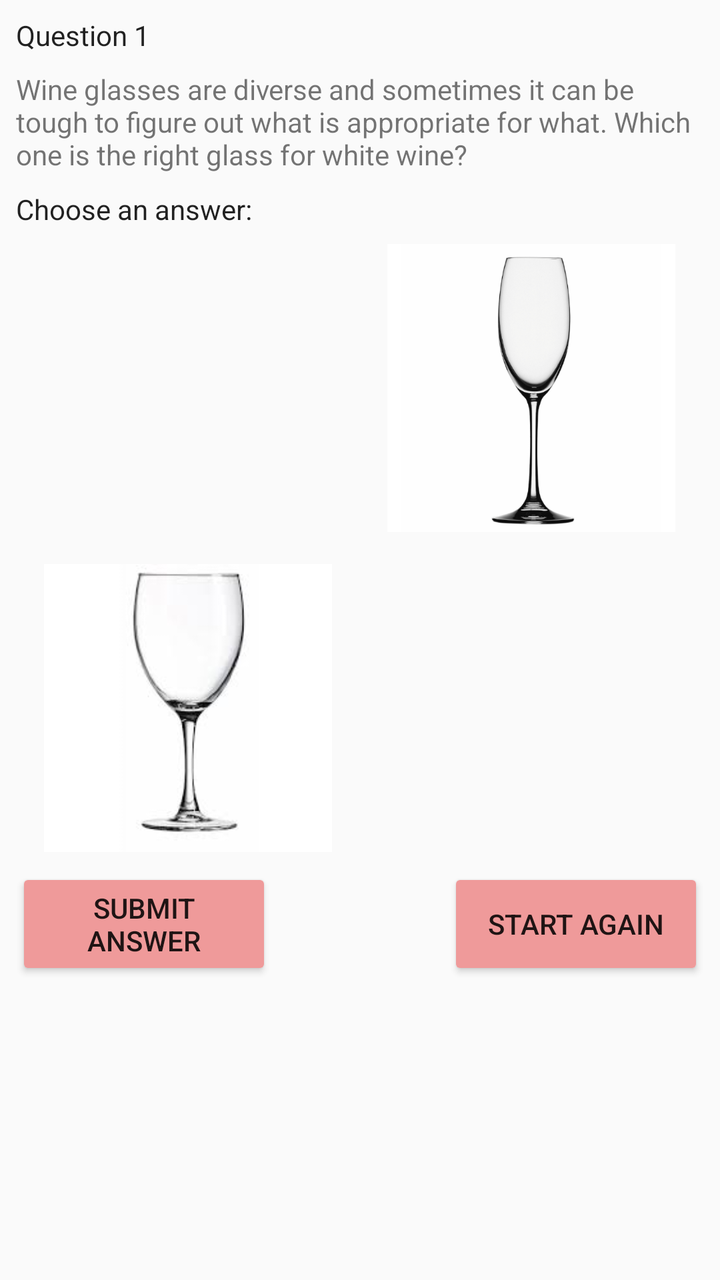
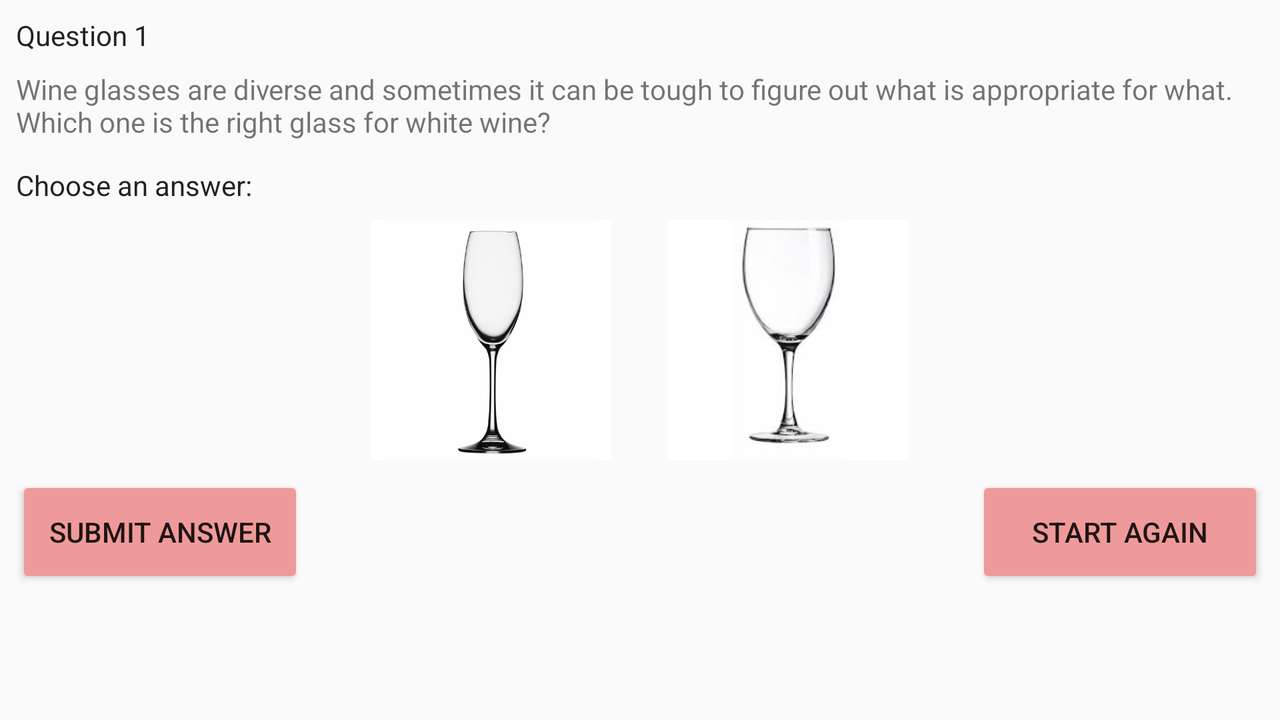

First picture: res/layout/ on a phone held upright. Second picture: the repository's own variant of that layout, on a device whose configuration matches the variant's folder. Source for both follows.
<!-- AndroidManifest.xml: application theme AppTheme -->
<!-- res/layout/activity_layout_type_01.xml -->
<?xml version="1.0" encoding="utf-8"?>
<ScrollView xmlns:android="http://schemas.android.com/apk/res/android"
    xmlns:tools="http://schemas.android.com/tools"
    android:id="@+id/activity_layout_type_01"
    android:layout_width="match_parent"
    android:layout_height="match_parent"
    android:orientation="vertical"
    android:paddingBottom="@dimen/activity_vertical_margin"
    android:paddingLeft="@dimen/activity_horizontal_margin"
    android:paddingRight="@dimen/activity_horizontal_margin"
    android:paddingTop="@dimen/activity_vertical_margin"
    tools:context="com.example.android.winequiz.Question_01">

    <LinearLayout
        android:layout_width="match_parent"
        android:layout_height="wrap_content"
        android:orientation="vertical">

        <TextView
            android:id="@+id/questionNumber_Layout_type_01"
            style="@style/TextViewStyle"
            android:text="@string/question_01" />

        <TextView
            android:id="@+id/questionText_Layout_type_01"
            style="@style/QuestionTextViewStyle"
            android:text="@string/question_01_text" />

        <TextView
            android:id="@+id/answer_Layout_type_01"
            style="@style/TextViewStyle"
            android:text="@string/chooseAnswer" />

        <LinearLayout
            android:layout_width="match_parent"
            android:layout_height="wrap_content"
            android:orientation="horizontal">

            <View style="@style/EmptyViewStyle" />

            <ImageButton
                android:id="@+id/answerOptionA_Layout_type_01"
                style="@style/ImageButtonStyle_01"
                android:layout_marginBottom="@dimen/answerButtonMargin_01"
                android:background="@drawable/image_button_state_list"
                android:onClick="selectAnswerOption" />

            <View style="@style/EmptyViewStyle.2" />

            <ImageButton
                android:id="@+id/answerOptionB_Layout_type_01"
                style="@style/ImageButtonStyle_01"
                android:layout_marginBottom="@dimen/answerButtonMargin_01"
                android:background="@drawable/question_01_answer_pict_02"
                android:onClick="selectAnswerOption" />

            <View style="@style/EmptyViewStyle" />

        </LinearLayout>

        <LinearLayout
            android:layout_width="match_parent"
            android:layout_height="wrap_content"
            android:orientation="horizontal">

            <View style="@style/EmptyViewStyle" />

            <ImageButton
                android:id="@+id/answerOptionC_Layout_type_01"
                style="@style/ImageButtonStyle_01"
                android:background="@drawable/question_01_answer_pict_03"
                android:onClick="selectAnswerOption" />

            <View style="@style/EmptyViewStyle.2" />

            <ImageButton
                android:id="@+id/answerOptionD_Layout_type_01"
                style="@style/ImageButtonStyle_01"
                android:background="@drawable/question_01_answer_pict_04"
                android:onClick="selectAnswerOption" />

            <View style="@style/EmptyViewStyle" />

        </LinearLayout>

        <RelativeLayout
            android:layout_width="match_parent"
            android:layout_height="wrap_content">

            <Button
                android:id="@+id/goToStartButton_Layout_type_01"
                style="@style/ButtonStyle_01"
                android:layout_alignParentBottom="true"
                android:layout_alignParentRight="true"
                android:layout_marginTop="@dimen/space_between_textViews"
                android:onClick="goToStartOfApp"
                android:text="@string/buttonGoToStart" />

            <Button
                android:id="@+id/submitButton_Layout_type_01"
                style="@style/ButtonStyle_01"
                android:layout_alignParentBottom="true"
                android:layout_alignParentLeft="true"
                android:layout_marginTop="@dimen/space_between_textViews"
                android:onClick="changeQuestion"
                android:text="@string/buttonTextSubmitAnswer" />

        </RelativeLayout>
    </LinearLayout>
</ScrollView>
<!-- resources referenced by this layout -->
<resources>
  <dimen name="activity_horizontal_margin">8dp</dimen>
  <dimen name="activity_vertical_margin">8dp</dimen>
  <dimen name="answerButtonMargin_01">16dp</dimen>
  <dimen name="space_between_textViews">8dp</dimen>
  <!-- drawable image_button_state_list (drawable) -->
  <?xml version="1.0" encoding="utf-8"?>
  <selector xmlns:android="http://schemas.android.com/apk/res/android">
      <item android:drawable="@drawable/question_01_answer_pict_01_pressed"
          android:state_pressed="true"/>
      <item android:drawable="@drawable/question_01_answer_pict_01"/>
  
      <item android:drawable="@drawable/question_01_answer_pict_02_pressed"
          android:state_pressed="true"/>
      <item android:drawable="@drawable/question_01_answer_pict_02"/>
  
      <item android:drawable="@drawable/question_01_answer_pict_03_pressed"
          android:state_pressed="true"/>
      <item android:drawable="@drawable/question_01_answer_pict_03"/>
  
      <item android:drawable="@drawable/question_01_answer_pict_04_pressed"
          android:state_pressed="true"/>
      <item android:drawable="@drawable/question_01_answer_pict_04"/>
  </selector>
  <!-- drawable question_01_answer_pict_02: png bitmap (drawable, 62288 bytes) -->
  <!-- drawable question_01_answer_pict_03: jpg bitmap (drawable, 2919 bytes) -->
  <string name="buttonGoToStart">Start again</string>
  <string name="buttonTextSubmitAnswer">Submit answer</string>
  <string name="chooseAnswer">Choose an answer:</string>
  <string name="question_01">Question 1</string>
  <string name="question_01_text">Wine glasses are diverse and sometimes it can be tough
          to figure out what is appropriate for what. Which one is the right glass for white wine?
          </string>
  <style name="ButtonStyle_01">
          <item name="android:layout_width">@dimen/controlButtonDimension_01</item>
          <item name="android:layout_height">@dimen/controlButtonDimension_02</item>
      </style>
  <style name="EmptyViewStyle">
          <item name="android:layout_width">1dp</item>
          <item name="android:layout_height">match_parent</item>
          <item name="android:layout_weight">1</item>
      </style>
  <style name="EmptyViewStyle.2">
          <item name="android:layout_weight">2</item>
      </style>
  <style name="ImageButtonStyle_01">
          <item name="android:layout_width">@dimen/answerButtonDimension_01</item>
          <item name="android:layout_height">@dimen/answerButtonDimension_01</item>
          <item name="android:scaleType">centerCrop</item>
      </style>
  <style name="QuestionTextViewStyle">
          <item name="android:layout_width">match_parent</item>
          <item name="android:layout_height">@dimen/height_of_question_text</item>
          <item name="android:layout_marginBottom">@dimen/space_between_textViews</item>
      </style>
  <style name="TextViewStyle" parent="TextAppearance.AppCompat">
          <item name="android:textAppearance">@style/Theme.AppCompat.Light</item>
          <item name="android:layout_width">match_parent</item>
          <item name="android:layout_height">wrap_content</item>
          <item name="android:layout_marginBottom">@dimen/space_between_textViews</item>
      </style>
  <style name="AppTheme" parent="Theme.AppCompat.Light.DarkActionBar">
          
          <item name="colorPrimary">#d32f2f</item>
          <item name="colorPrimaryDark">#b71c1c</item>
          <item name="colorAccent">#ff1744</item>
          <item name="colorButtonNormal">#ef9a9a</item>
      </style>
  <!-- drawable question_01_answer_pict_01: png bitmap (drawable, 61051 bytes) -->
  <!-- drawable question_01_answer_pict_03_pressed: jpg bitmap (drawable, 7721 bytes) -->
  <!-- drawable question_01_answer_pict_04_pressed: jpg bitmap (drawable, 29472 bytes) -->
  <dimen name="controlButtonDimension_01">128dp</dimen>
  <dimen name="controlButtonDimension_02">56dp</dimen>
  <dimen name="answerButtonDimension_01">144dp</dimen>
  <dimen name="height_of_question_text">52dp</dimen>
  <!-- some entries are left out for length -->
</resources>
<!-- res/layout-land/activity_layout_type_01.xml (the repository's variant of the layout above) -->
<!-- drawn on the phone turned sideways -->
<?xml version="1.0" encoding="utf-8"?>
<ScrollView xmlns:android="http://schemas.android.com/apk/res/android"
    xmlns:tools="http://schemas.android.com/tools"
    android:id="@+id/activity_layout_type_01"
    android:layout_width="match_parent"
    android:layout_height="match_parent"
    android:orientation="vertical"
    android:paddingBottom="@dimen/activity_vertical_margin"
    android:paddingLeft="@dimen/activity_horizontal_margin"
    android:paddingRight="@dimen/activity_horizontal_margin"
    android:paddingTop="@dimen/activity_vertical_margin"
    tools:context="com.example.android.winequiz.Question_01">

    <LinearLayout
        android:layout_width="match_parent"
        android:layout_height="wrap_content"
        android:orientation="vertical">

        <TextView
            android:id="@+id/questionNumber_Layout_type_01"
            style="@style/TextViewStyle"
            android:text="@string/question_01" />

        <TextView
            android:id="@+id/questionText_Layout_type_01"
            style="@style/QuestionTextViewStyle.2"
            android:text="@string/question_01_text" />

        <TextView
            android:id="@+id/answer_Layout_type_01"
            style="@style/TextViewStyle"
            android:text="@string/chooseAnswer" />

        <LinearLayout
            android:layout_width="match_parent"
            android:layout_height="wrap_content"
            android:orientation="horizontal">

            <View style="@style/EmptyViewStyle" />

            <ImageButton
                android:id="@+id/answerOptionA_Layout_type_01"
                style="@style/ImageButtonStyle_02"
                android:background="@drawable/image_button_state_list"
                android:onClick="selectAnswerOption" />

            <View style="@style/EmptyViewStyle" />

            <ImageButton
                android:id="@+id/answerOptionB_Layout_type_01"
                style="@style/ImageButtonStyle_02"
                android:background="@drawable/question_01_answer_pict_02"
                android:onClick="selectAnswerOption" />

            <View style="@style/EmptyViewStyle" />

            <ImageButton
                android:id="@+id/answerOptionC_Layout_type_01"
                style="@style/ImageButtonStyle_02"
                android:background="@drawable/question_01_answer_pict_03"
                android:onClick="selectAnswerOption" />

            <View style="@style/EmptyViewStyle" />

            <ImageButton
                android:id="@+id/answerOptionD_Layout_type_01"
                style="@style/ImageButtonStyle_02"
                android:background="@drawable/question_01_answer_pict_04"
                android:onClick="selectAnswerOption" />

            <View style="@style/EmptyViewStyle" />

        </LinearLayout>

        <RelativeLayout
            android:layout_width="match_parent"
            android:layout_height="wrap_content">

            <Button
                android:id="@+id/goToStartButton_Layout_type_01"
                style="@style/ButtonStyle_02"
                android:layout_alignParentBottom="true"
                android:layout_alignParentRight="true"
                android:layout_marginTop="@dimen/space_between_textViews"
                android:onClick="goToStartOfApp"
                android:text="@string/buttonGoToStart" />

            <Button
                android:id="@+id/submitButton_Layout_type_01"
                style="@style/ButtonStyle_02"
                android:layout_alignParentBottom="true"
                android:layout_alignParentLeft="true"
                android:layout_marginTop="@dimen/space_between_textViews"
                android:onClick="changeQuestion"
                android:text="@string/buttonTextSubmitAnswer" />

        </RelativeLayout>
    </LinearLayout>
</ScrollView>
<!-- resources referenced by the variant -->
<!-- as the phone turned sideways resolves them -->
<resources>
  <dimen name="activity_horizontal_margin">8dp</dimen>
  <dimen name="activity_vertical_margin">8dp</dimen>
  <dimen name="space_between_textViews">8dp</dimen>
  <!-- drawable image_button_state_list (drawable) -->
  <?xml version="1.0" encoding="utf-8"?>
  <selector xmlns:android="http://schemas.android.com/apk/res/android">
      <item android:drawable="@drawable/question_01_answer_pict_01_pressed"
          android:state_pressed="true"/>
      <item android:drawable="@drawable/question_01_answer_pict_01"/>
  
      <item android:drawable="@drawable/question_01_answer_pict_02_pressed"
          android:state_pressed="true"/>
      <item android:drawable="@drawable/question_01_answer_pict_02"/>
  
      <item android:drawable="@drawable/question_01_answer_pict_03_pressed"
          android:state_pressed="true"/>
      <item android:drawable="@drawable/question_01_answer_pict_03"/>
  
      <item android:drawable="@drawable/question_01_answer_pict_04_pressed"
          android:state_pressed="true"/>
      <item android:drawable="@drawable/question_01_answer_pict_04"/>
  </selector>
  <!-- drawable question_01_answer_pict_02: png bitmap (drawable, 62288 bytes) -->
  <!-- drawable question_01_answer_pict_03: jpg bitmap (drawable, 2919 bytes) -->
  <string name="buttonGoToStart">Start again</string>
  <string name="buttonTextSubmitAnswer">Submit answer</string>
  <string name="chooseAnswer">Choose an answer:</string>
  <string name="question_01">Question 1</string>
  <string name="question_01_text">Wine glasses are diverse and sometimes it can be tough
          to figure out what is appropriate for what. Which one is the right glass for white wine?
          </string>
  <style name="ButtonStyle_02">
          <item name="android:layout_width">@dimen/controlButtonDimension_01_land</item>
          <item name="android:layout_height">@dimen/controlButtonDimension_02_land</item>
      </style>
  <style name="EmptyViewStyle">
          <item name="android:layout_width">1dp</item>
          <item name="android:layout_height">match_parent</item>
          <item name="android:layout_weight">1</item>
      </style>
  <style name="ImageButtonStyle_02">
          <item name="android:layout_width">@dimen/answerButtonDimension_02</item>
          <item name="android:layout_height">@dimen/answerButtonDimension_02</item>
          <item name="android:scaleType">centerCrop</item>
      </style>
  <style name="QuestionTextViewStyle.2">
          <item name="android:layout_height">@dimen/height_of_question_text_landscape</item>
      </style>
  <style name="TextViewStyle" parent="TextAppearance.AppCompat">
          <item name="android:textAppearance">@style/Theme.AppCompat.Light</item>
          <item name="android:layout_width">match_parent</item>
          <item name="android:layout_height">wrap_content</item>
          <item name="android:layout_marginBottom">@dimen/space_between_textViews</item>
      </style>
  <style name="AppTheme" parent="Theme.AppCompat.Light.DarkActionBar">
          
          <item name="colorPrimary">#d32f2f</item>
          <item name="colorPrimaryDark">#b71c1c</item>
          <item name="colorAccent">#ff1744</item>
          <item name="colorButtonNormal">#ef9a9a</item>
      </style>
  <!-- drawable question_01_answer_pict_01_pressed: png bitmap (drawable, 59518 bytes) -->
  <!-- drawable question_01_answer_pict_01: png bitmap (drawable, 61051 bytes) -->
  <!-- drawable question_01_answer_pict_02_pressed: png bitmap (drawable, 60820 bytes) -->
  <!-- drawable question_01_answer_pict_03_pressed: jpg bitmap (drawable, 7721 bytes) -->
  <!-- drawable question_01_answer_pict_04_pressed: jpg bitmap (drawable, 29472 bytes) -->
  <!-- from res/values-land/ -->
  <dimen name="controlButtonDimension_01_land">144dp</dimen>
  <!-- from res/values-land/ -->
  <dimen name="controlButtonDimension_02_land">56dp</dimen>
  <dimen name="answerButtonDimension_02">120dp</dimen>
  <!-- from res/values-land/ -->
  <dimen name="height_of_question_text_landscape">40dp</dimen>
</resources>
